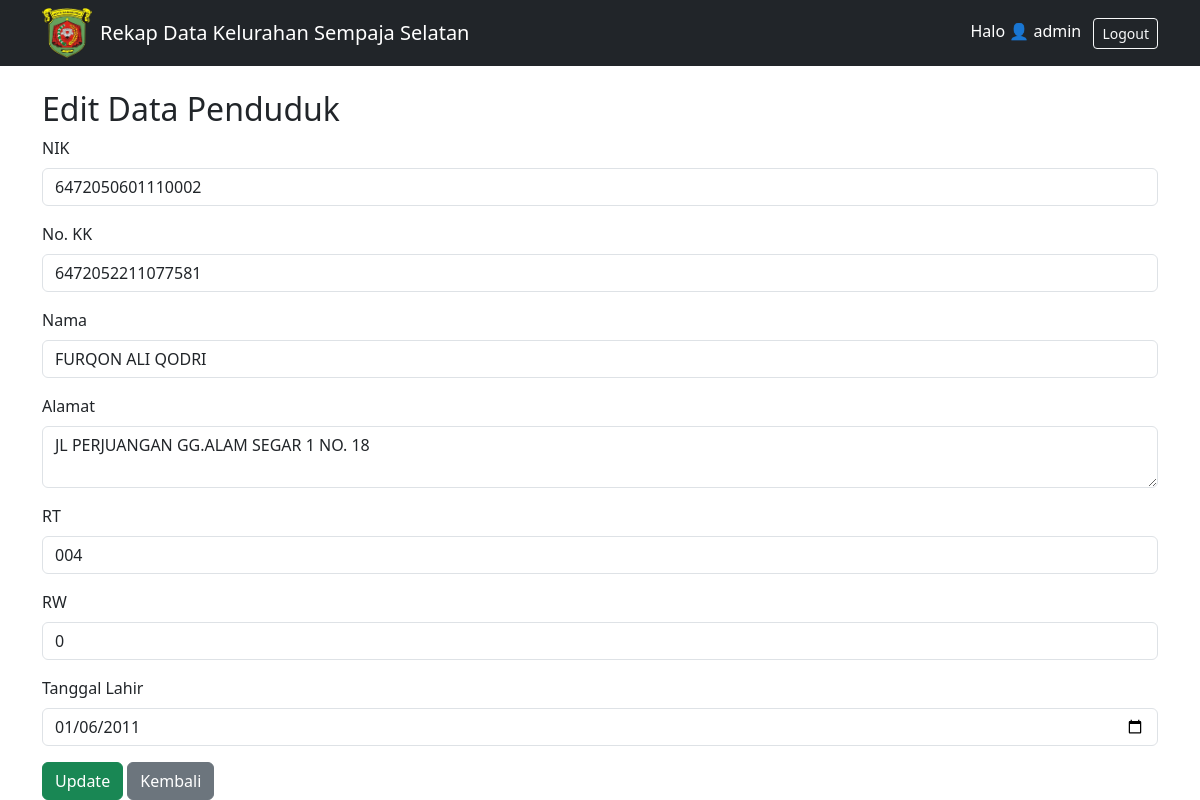
Screenshot of /edit/18/ (signed in) with the database file from the repository.
### rekap/models.py (models this page shows, shortened)
class DataPenduduk(models.Model):
    nik = models.CharField(max_length=16, unique=True)
    no_kk = models.CharField(max_length=20, blank=True, null=True)
    nama = models.CharField(max_length=100)
    alamat = models.TextField()
    rt = models.CharField(max_length=3)
    rw = models.CharField(max_length=3)
    tanggal_lahir = models.DateField()
    foto = models.ImageField(upload_to='foto_penduduk/', blank=True, null=True)

### rekap/views.py (the view, shortened to what this page needs)
# urls.py: path('edit/<int:pk>/', views.edit_penduduk, name='edit_penduduk'),
@login_required
def edit_penduduk(request, pk):
    if not request.user.is_staff:
        messages.error(request, 'Anda tidak memiliki izin untuk mengedit.')
        return redirect('list_penduduk')
    penduduk = get_object_or_404(DataPenduduk, pk=pk)
    return render(request, 'rekap/edit_penduduk.html', {'penduduk': penduduk})

### rekap/templates/rekap/edit_penduduk.html (shortened to what this page needs)
{% extends 'rekap/home.html' %}
{% block content %}
<h2>Edit Data Penduduk</h2>
<form method="post">
    <div class="mb-3">
        <label class="form-label">NIK</label>
        <input type="text" name="nik" class="form-control" value="{{ penduduk.nik }}" required>
    </div>
    <div class="mb-3">
        <label for="id_no_kk" class="form-label">No. KK</label>
        <input type="text" class="form-control" id="id_no_kk" name="no_kk" value="{{ penduduk.no_kk }}" required>
    </div>
    <div class="mb-3">
        <label class="form-label">Nama</label>
        <input type="text" name="nama" class="form-control" value="{{ penduduk.nama }}" required>
    </div>
    <div class="mb-3">
        <label class="form-label">Alamat</label>
        <textarea name="alamat" class="form-control" required>{{ penduduk.alamat }}</textarea>
    </div>
    <div class="mb-3">
        <label class="form-label">RT</label>
        <input type="text" name="rt" class="form-control" value="{{ penduduk.rt }}" required>
    </div>
    <div class="mb-3">
        <label class="form-label">RW</label>
        <input type="text" name="rw" class="form-control" value="{{ penduduk.rw }}" required>
    </div>
    <div class="mb-3">
        <label for="id_tanggal_lahir" class="form-label">Tanggal Lahir</label>
        <input type="date" name="tanggal_lahir" class="form-control" value="{{ penduduk.tanggal_lahir|date:'Y-m-d' }}" required>
    </div>
    <button type="submit" class="btn btn-success">Update</button>
    <a href="{% url 'list_penduduk' %}" class="btn btn-secondary">Kembali</a>
</form>
{% endblock %}

### rekap/templates/rekap/home.html (shortened to what this page needs)
<!DOCTYPE html>
<html>
<head>
    {% load static %}
    <link href="https://cdn.jsdelivr.net/npm/bootstrap@5.3.2/dist/css/bootstrap.min.css" rel="stylesheet">
</head>
<body>
<nav class="navbar navbar-expand-lg navbar-dark bg-dark">
    <div class="container">
        <img src="{% static 'rekap/samarinda.png' %}" alt="Logo Samarinda" width="50" height="50" class="me-2">
        <a class="navbar-brand" href="{% url 'list_penduduk' %}">Rekap Data Kelurahan Sempaja Selatan</a>
        <div class="ms-auto">
            {% if user.is_authenticated %}
                <span class="text-white me-2">Halo 👤 {{ user.username }}</span>
                <form action="{% url 'logout' %}" method="post" style="display:inline;">
                    <button type="submit" class="btn btn-outline-light btn-sm">Logout</button>
                </form>
            {% endif %}
        </div>
    </div>
</nav>
<div class="container mt-4">
    {% block content %}
    {% endblock %}
</div>
</body>
</html>

### rows the page displays
DataPenduduk: nik "6472050601110002", no_kk "6472052211077581", nama "FURQON ALI QODRI", alamat "JL PERJUANGAN GG.ALAM SEGAR 1 NO. 18", rt "004", rw "0", tanggal_lahir "01/06/2011"

### other values shown
{{ user.username }} "admin"
